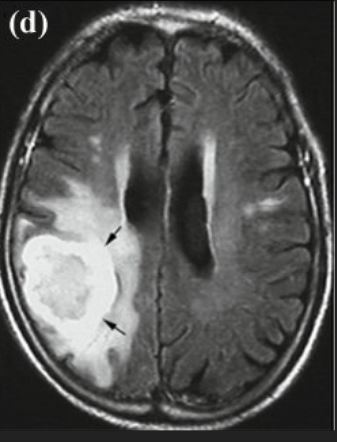
%> input picture headct2.JPG, 337 x 442 px
$ octave medianF.m   (GNU Octave 9; MATLAB toolbox functions it lacks are replaced by stand-ins)
%> lines starting %> are read from the running program, lines starting %| are printed output that depends on the picture
clear;
clc;

%image import
figure(1)
obj = imread('headct2.jpg');
%> obj is the input picture: size 442x337x3 uint8; mean R, G, B 86.9, 87.2, 85.8

%convert to grayscale
mri = rgb2gray(obj);
subplot(1,2,1), imshow(mri); title('Original Image');

%median filter
MFOutput = medfilt2(mri);
subplot(1,2,2), imshow(MFOutput); title('Median filter output');
[centersmf,radiimf, strengthsmf] = imfindcircles(MFOutput,[20,50], 'ObjectPolarity', 'bright','Sensitivity',0.925); %find bright obj in dark background.
%> centersmf = [47.21 261.2; 28.54 25.17; 294.1 162.1; 174.2 8.83; 214.5 50.25; 96.42 171.7; 53.39 148.9; 276.8 336.2]; radiimf = [27.21; 20.25; 30.16; 24.29; 36.77; 33.86; 24.18; 38.65]; strengthsmf = [0.173; 0.139; 0.0869; 0.0754; 0.0609; 0.0591; 0.0441; 0.0265]
hmf = viscircles(centersmf,radiimf);
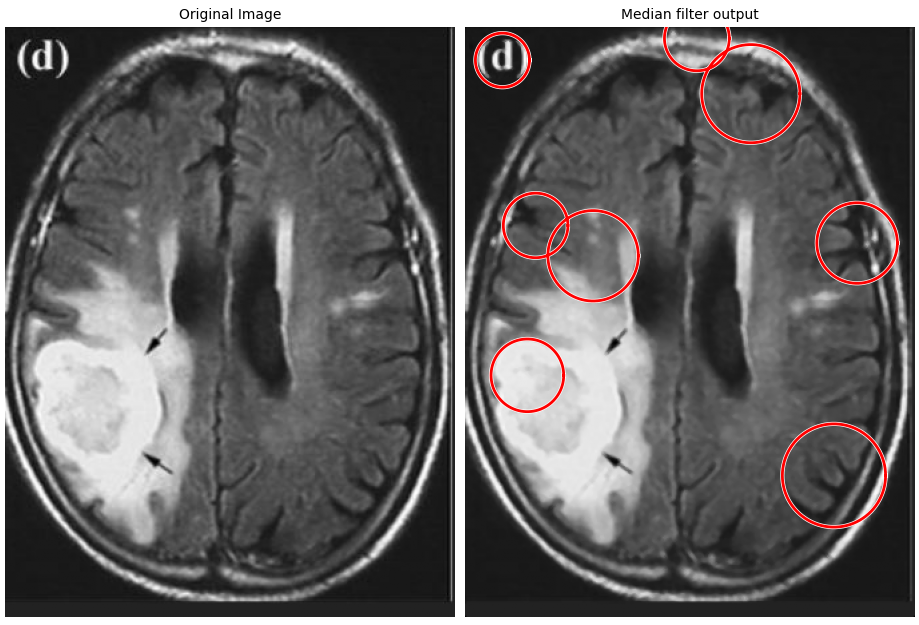
%> figure redrawn from the program's plot data, 2 panels
